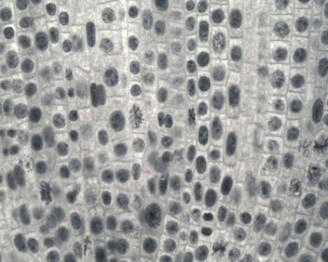
#> input picture cell.jpg, 328 x 262 px
$ python 2.py
#> lines starting #> are read from the running program, lines starting #| are printed output that depends on the picture; after the words box and inside, x2 and y2 are one past the last pixel; in counts of white or black regions, pixels touching at a corner belong together
import numpy as np
import cv2 as cv
import copy
from skimage import exposure

a = cv.imread('cell.jpg')
#> a is the input picture: shape (262, 328, 3); mean B, G, R 158.9, 159.5, 159

kernel = np.ones((3,3),np.uint8)
w = int(a.shape[0]/5)
#> w = 52
h = int(a.shape[1]/5)
#> h = 65
a = cv.resize(a,(h,w))
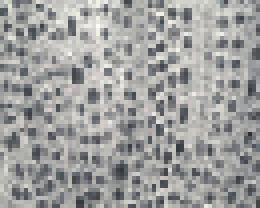
#> a: shape (52, 65, 3) (shown 4 times larger); mean B, G, R 158.6, 159.2, 158.7
ry = a.copy()
rry = a.copy()
#a[a>0.3*255] = 255
#a[a<=0.3*255] = 0

parameter=10.2
gamma_img = exposure.adjust_gamma(a, parameter)
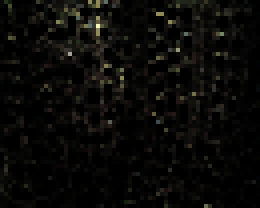
#> gamma_img: shape (52, 65, 3) (shown 4 times larger); mean B, G, R 7.7, 9.4, 9.8
gamma_img = cv.cvtColor(gamma_img, cv.COLOR_BGR2GRAY)
#> gamma_img: shape (52, 65)
gamma_img[gamma_img<0.3*255] = 0
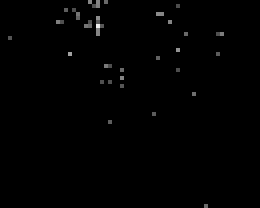
#> gamma_img: shape (52, 65) (shown 4 times larger); min 0, max 239, mean 1.4
#gamma_img = cv.medianBlur(gamma_img ,3)
#gamma_img = cv.medianBlur(gamma_img ,3)
gamma_img = cv.erode(gamma_img,kernel,iterations = 1)
#> gamma_img: shape (52, 65); every value is 0
gamma_img = cv.dilate(gamma_img,kernel,iterations = 2)

cv.imshow('bccccccccc',gamma_img)
cv.waitKey(0)
cv.destroyAllWindows()

#gamma_img = cv.Canny(gamma_img,50,150)
#gamma_img[gamma_img<=0.6*255] = 0

#gamma_img[gamma_img<0.3*255] = 0
#gamma_img[gamma_img>0.5*255] = 0
temp = np.ones(a.shape,np.uint8)*0
#gamma_img[gamma_img>=0.3*255 and gamma_img<0.9*255] = 255
hdddd = cv.findContours(gamma_img,cv.RETR_TREE,cv.CHAIN_APPROX_SIMPLE)
#> hdddd = 0 contours
contours = hdddd[1]
dddd = cv.drawContours(temp,contours,-1,(255,255,255),5)
#> dddd: shape (52, 65, 3); every value is 0

contour_index = []
#> (the run stopped early here; a loop or call above may not have finished)

$ run again, with 111.jpg copied over cell.jpg
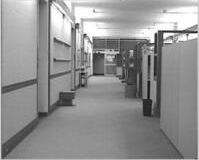
#> input picture 111.jpg, 199 x 160 px
#> a is the input picture: shape (160, 199, 3); min 18, max 255, mean 145.4
#> `a = cv.resize(a,(h,w))`:
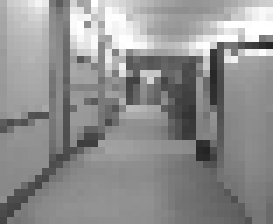
#> a: shape (32, 39, 3) (shown 7 times larger); min 36, max 255, mean 143.5
#> `gamma_img = cv.dilate(gamma_img,kernel,iterations = 2)`:
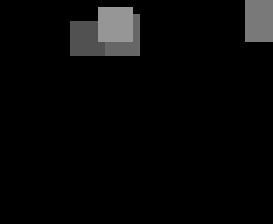
#> gamma_img: shape (32, 39) (shown 7 times larger); min 0, max 150, mean 7.9
#> hdddd = 2 contours, 1 with area under 20; largest, box (x1, y1, x2, y2) and area: (10, 1, 20, 8) 46
#> contours = [[1, -1, -1, -1], [-1, 0, -1, -1]]
